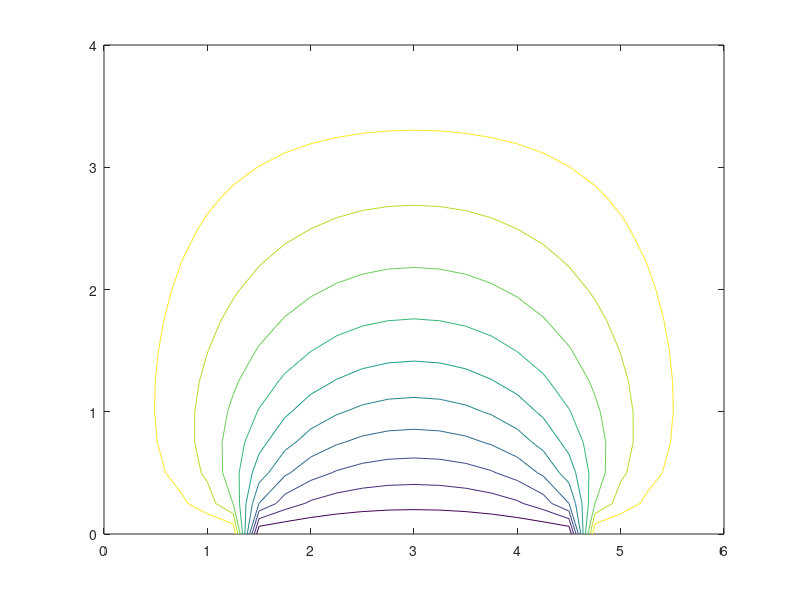

Recreate this plot in MATLAB.
clear all
clf
nx = 25;
ny = 17;
xmin = 0;
xmax = 6;
ymin = 0;
ymax = 4;
tic
dx = (xmax - xmin) / (nx - 1);
dy = (ymax - ymin) / (ny - 1);

u = zeros(nx,ny);
ud = zeros(nx,ny);

x = linspace(xmin,xmax,nx);
y = linspace(ymin,ymax,ny);

l1norm_target = 0.0001;
l1norm = 1;


u(:,1) = 1;
u(1:7,end) = 0;
u(8:end,end) = 1;
u(1,:) = 1;
u(end,:) = 1;
omega = 1.7;
iter = 0;
while l1norm > l1norm_target
    un = u;
    for i=2:nx-1
    for j=2:ny-1
        u(i,j) = ((un(i+1,j)+u(i-1,j))*dy^2+ (un(i,j+1)+u(i,j-1))*dx^2 )/((dx^2+dy^2)*2);
        u(i,j) = un(i,j) + omega*(u(i,j)-un(i,j));
    end
    end
    u(1:6,1) = 1;
    u(7:19,1) = 0;
    u(20:25,1) = 1;
    u(:,end) = 1;
    u(1,:) = 1;
    u(end,:) = 1;
    l1norm = sum(abs(u(:))-abs(un(:)))/(sum(abs(un(:))));
    iter = iter + 1;
end
xx = 0:0.25:6;
yy = 0:0.25:4;
[xx,yy] = meshgrid(yy,xx);
figure(1)
surface(yy,xx,u);
% colorbar
% shading interp
% figure(2)
% hold on
contour(yy,xx,u)
% grid on
toc
iter
